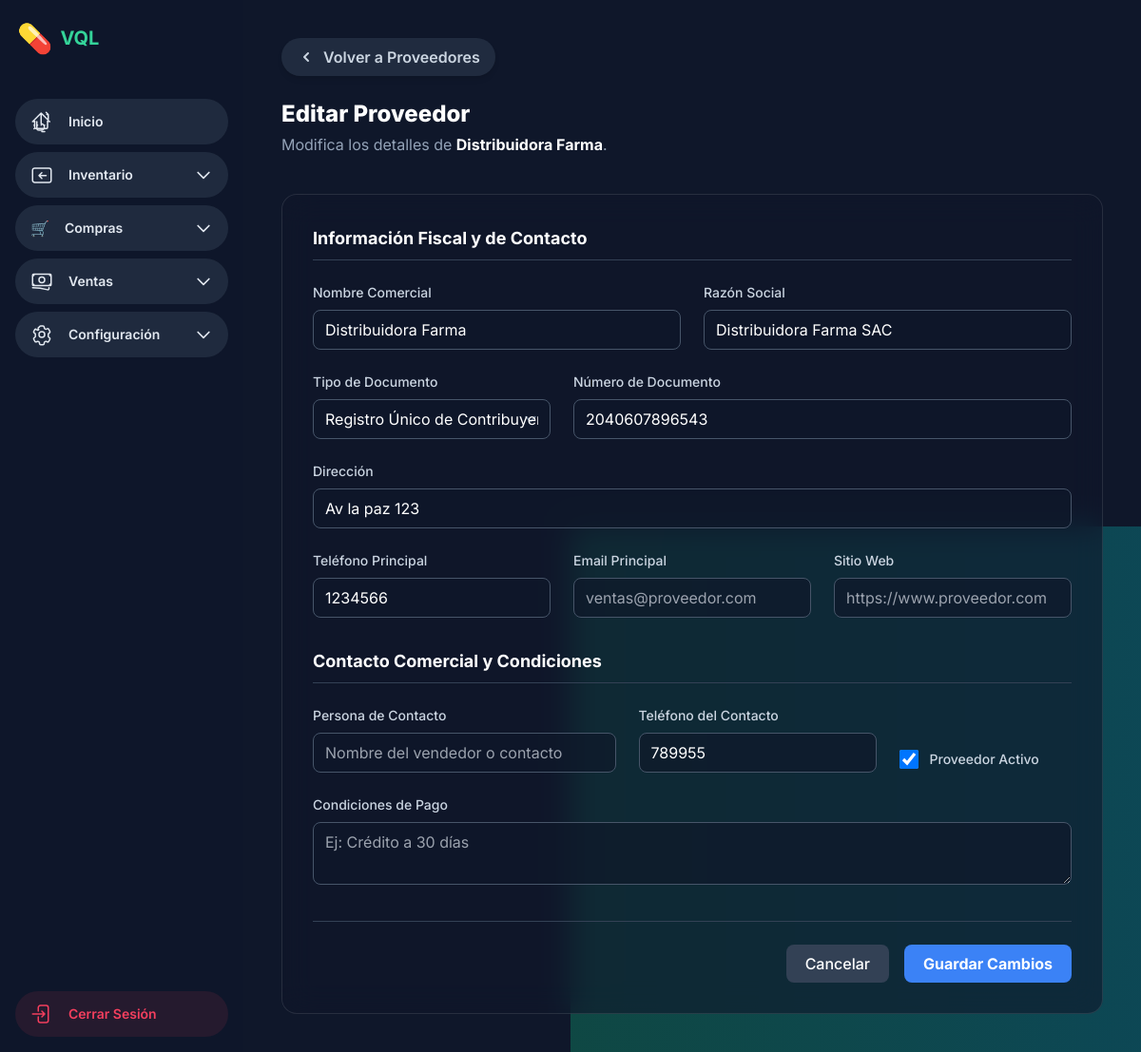
The page /proveedores/1/editar/ on the database its author committed.
### proveedores/models.py (models this page shows)
class Proveedor(models.Model):
    TIPO_DOCUMENTO_CHOICES = [
        ('RUC', 'Registro Único de Contribuyentes'), # Perú
        ('NIT', 'Número de Identificación Tributaria'), # Colombia, Guatemala
        ('TAX_ID', 'Tax ID / EIN'), # Estados Unidos
        ('CIF', 'Certificado de Identificación Fiscal'), # España
        ('OTRO', 'Otro'),
    ]
    nombre_comercial = models.CharField(max_length=200, verbose_name="Nombre Comercial del Proveedor")
    razon_social = models.CharField(max_length=255, unique=True, verbose_name="Razón Social")
    tipo_documento = models.CharField(
        max_length=20, choices=TIPO_DOCUMENTO_CHOICES, default='RUC',
        verbose_name="Tipo de Documento Fiscal"
    )
    numero_documento = models.CharField(
        max_length=50, unique=True,
        verbose_name="Número de Documento Fiscal",
        help_text="Número de identificación fiscal o tributaria del proveedor."
    )
    direccion = models.CharField(max_length=255, blank=True, verbose_name="Dirección Principal")
    telefono = models.CharField(max_length=20, blank=True, verbose_name="Teléfono Principal")
    email = models.EmailField(max_length=255, blank=True, verbose_name="Email de Contacto")
    sitio_web = models.URLField(max_length=255, blank=True, verbose_name="Sitio Web")
    persona_contacto = models.CharField(max_length=100, blank=True, verbose_name="Persona de Contacto")
    telefono_contacto = models.CharField(max_length=20, blank=True, verbose_name="Teléfono de Contacto Adicional")
    condiciones_pago = models.TextField(blank=True, verbose_name="Condiciones de Pago Estandar")
    activo = models.BooleanField(default=True, verbose_name="Activo",
                                 help_text="Indica si el proveedor está activo y puede usarse para compras.")
    fecha_registro = models.DateTimeField(auto_now_add=True, verbose_name="Fecha de Registro")
    class Meta:
        verbose_name = "Proveedor"
        verbose_name_plural = "Proveedores"
        ordering = ['nombre_comercial'] # Ordenar alfabéticamente por nombre comercial
    def __str__(self):
        return self.nombre_comercial

### proveedores/views.py (the view)
# urls.py: path('<int:pk>/editar/', views.proveedor_update_view, name='proveedor_update'),
def proveedor_update_view(request, pk):
    item = get_object_or_404(Proveedor, pk=pk)
    if request.method == 'POST':
        form = ProveedorForm(request.POST, instance=item)
        if form.is_valid():
            form.save()
            messages.success(request, f"El proveedor '{item.nombre_comercial}' ha sido actualizado con éxito.")
            return redirect('proveedores:proveedor_list')
    else:
        form = ProveedorForm(instance=item)
    context = {
        'form': form,
        'proveedor': item
    }
    return render(request, 'proveedores_templates/proveedor_form.html', context)

### templates/proveedores_templates/proveedor_form.html (shortened to what this page needs)
{% extends 'farmacias_main_templates/app_base.html' %}
{% load static %}
{% block app_content %}
<header class="mb-10">
    <a href="{% url 'proveedores:proveedor_list' %}"
        class="inline-flex items-center gap-2 px-4 py-2 bg-slate-700/50 text-slate-300 font-semibold rounded-full hover:bg-slate-700 hover:text-white transition-all duration-300 shadow-md hover:shadow-lg focus:outline-none focus:ring-2 focus:ring-offset-2 focus:ring-offset-slate-900 focus:ring-blue-500">
        <svg xmlns="http://www.w3.org/2000/svg" class="h-5 w-5" viewBox="0 0 20 20" fill="currentColor">
            <path fill-rule="evenodd"
                d="M12.707 5.293a1 1 0 010 1.414L9.414 10l3.293 3.293a1 1 0 01-1.414 1.414l-4-4a1 1 0 010-1.414l4-4a1 1 0 011.414 0z"
                clip-rule="evenodd" />
        </svg>
        Volver a Proveedores
    </a>
    {% if proveedor %}
    <h1 class="text-2xl font-extrabold text-white mt-6">Editar Proveedor</h1>
    <p class="text-slate-400 mt-1">Modifica los detalles de <strong class="text-white">{{ proveedor }}</strong>.</p>
    {% else %}
    <h1 class="text-2xl font-extrabold text-white mt-6">Crear Nuevo Proveedor</h1>
    <p class="text-slate-400 mt-1">Añade un nuevo proveedor al sistema.</p>
    {% endif %}
</header>
<div class="glass-card rounded-2xl p-8 max-w-7xl mx-auto">
    <form method="post" action="">
        <div class="space-y-8">
            <div>
                <h3 class="text-lg font-bold text-white border-b border-slate-700 pb-2 mb-4">Información Fiscal y de
                    Contacto</h3>
                <div class="grid grid-cols-1 md:grid-cols-12 gap-6 pt-2">
                    <div class="md:col-span-6">
                        <label for="{{ form.nombre_comercial.id_for_label }}"
                            class="block text-sm font-medium text-slate-300 mb-1">Nombre Comercial</label>
                        {{ form.nombre_comercial }}
                    </div>
                    <div class="md:col-span-6">
                        <label for="{{ form.razon_social.id_for_label }}"
                            class="block text-sm font-medium text-slate-300 mb-1">Razón Social</label>
                        {{ form.razon_social }}
                    </div>
                    <div class="md:col-span-4">
                        <label for="{{ form.tipo_documento.id_for_label }}"
                            class="block text-sm font-medium text-slate-300 mb-1">Tipo de Documento</label>
                        {{ form.tipo_documento }}
                    </div>
                    <div class="md:col-span-8">
                        <label for="{{ form.numero_documento.id_for_label }}"
                            class="block text-sm font-medium text-slate-300 mb-1">Número de Documento</label>
                        {{ form.numero_documento }}
                    </div>
                    <div class="md:col-span-12">
                        <label for="{{ form.direccion.id_for_label }}"
                            class="block text-sm font-medium text-slate-300 mb-1">Dirección</label>
                        {{ form.direccion }}
                    </div>
                    <div class="md:col-span-4">
                        <label for="{{ form.telefono.id_for_label }}"
                            class="block text-sm font-medium text-slate-300 mb-1">Teléfono Principal</label>
                        {{ form.telefono }}
                    </div>
                    <div class="md:col-span-4">
                        <label for="{{ form.email.id_for_label }}"
                            class="block text-sm font-medium text-slate-300 mb-1">Email Principal</label>
                        {{ form.email }}
                    </div>
                    <div class="md:col-span-4">
                        <label for="{{ form.sitio_web.id_for_label }}"
                            class="block text-sm font-medium text-slate-300 mb-1">Sitio Web</label>
                        {{ form.sitio_web }}
                    </div>
                </div>
            </div>
            <div>
                <h3 class="text-lg font-bold text-white border-b border-slate-700 pb-2 mb-4">Contacto Comercial y
                    Condiciones</h3>
                <div class="grid grid-cols-1 md:grid-cols-12 gap-6 pt-2">
                    <div class="md:col-span-5">
                        <label for="{{ form.persona_contacto.id_for_label }}"
                            class="block text-sm font-medium text-slate-300 mb-1">Persona de Contacto</label>
                        {{ form.persona_contacto }}
                    </div>
                    <div class="md:col-span-4">
                        <label for="{{ form.telefono_contacto.id_for_label }}"
                            class="block text-sm font-medium text-slate-300 mb-1">Teléfono del Contacto</label>
                        {{ form.telefono_contacto }}
                    </div>
                    <div class="md:col-span-3 flex items-end pb-1">
                        <label class="flex items-center gap-3 cursor-pointer">
                            {{ form.activo }}
                            <span class="text-sm font-medium text-slate-300">Proveedor Activo</span>
                        </label>
                    </div>
                    <div class="md:col-span-12">
                        <label for="{{ form.condiciones_pago.id_for_label }}"
                            class="block text-sm font-medium text-slate-300 mb-1">Condiciones de Pago</label>
                        {{ form.condiciones_pago }}
                    </div>
                </div>
            </div>
        </div>
        <div class="mt-8 pt-6 border-t border-slate-700 flex justify-end gap-4">
            <a href="{% url 'proveedores:proveedor_list' %}"
                class="px-5 py-2 rounded-lg bg-slate-700 hover:bg-slate-600 text-white font-medium transition-colors">Cancelar</a>
            <button type="submit"
                class="px-5 py-2 rounded-lg bg-blue-500 hover:bg-blue-600 text-white font-bold transition-colors">
                {% if proveedor %}Guardar Cambios{% else %}Guardar Proveedor{% endif %}
            </button>
        </div>
    </form>
</div>
{% endblock %}

### templates/farmacias_main_templates/base.html (style rules this page uses)
.glass-card { background: rgba(15, 23, 42, 0.6); -webkit-backdrop-filter: blur(16px); backdrop-filter: blur(16px); border: 1px solid rgba(255, 255, 255, 0.1); }
body { overflow-x: hidden; }
.form-input, .form-select, .form-textarea { width: 100%; padding: 0.5rem 0.75rem; margin-top: 0.25rem; border: 1px solid #475569; background-color: rgba(15, 23, 42, 0.7); color: white; border-radius: 0.5rem; transition: all 0.2s ease-in-out; }
.form-select { background-position: right 0.5rem center; background-repeat: no-repeat; background-size: 1.5em 1.5em; -webkit-appearance: none; -moz-appearance: none; appearance: none; }
.form-checkbox { width: 1.25rem; height: 1.25rem; border-radius: 0.25rem; border: 1px solid #475569; background-color: rgba(15, 23, 42, 0.7); cursor: pointer; }
.form-checkbox:checked { background-color: #10b981; }

### rows shown on the page
Proveedor: nombre_comercial "Distribuidora Farma", razon_social "Distribuidora Farma SAC", tipo_documento "Registro Único de Contribuyentes", numero_documento "2040607896543", direccion "Av la paz 123", telefono "1234566", telefono_contacto "789955", activo "☑"
